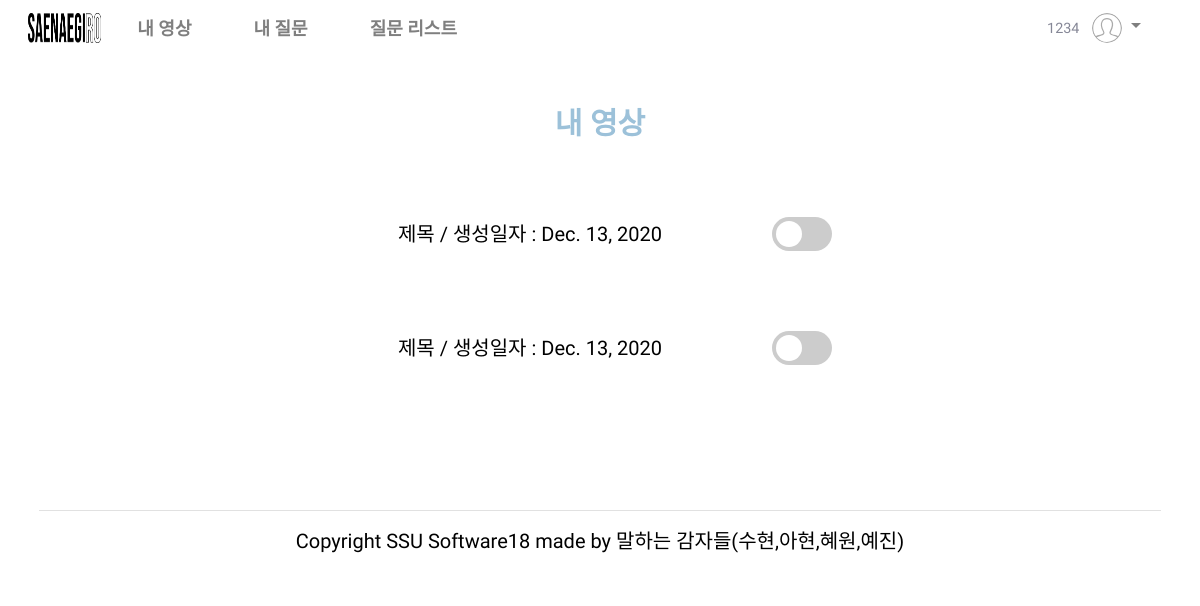
Page /website/myVideo/ (signed in) on the committed database.
### website/models.py (models this page shows, shortened)
class Report(models.Model):  # 수정필요
    id = models.AutoField(
        primary_key=True,
        unique=True,
        editable=False,
        verbose_name='pk'
    )
    title = models.CharField(max_length=100, default='제목', verbose_name='제목')
    question1 = models.CharField(max_length=50000, blank=True, null=True, verbose_name='질문1')
    question2 = models.CharField(max_length=50000, blank=True, null=True, verbose_name='질문2')
    question3 = models.CharField(max_length=50000, blank=True, null=True, verbose_name='질문3')
    video1 = models.FileField(blank=True, null=True, upload_to="videos",verbose_name='영상1')
    video2 = models.FileField(blank=True, null=True, upload_to="videos",verbose_name='영상2')
    video3 = models.FileField(blank=True, null=True, upload_to="videos",verbose_name='영상3')
    audio1 = models.FileField(blank=True, null=True, upload_to="videos",verbose_name='음성1')
    audio2 = models.FileField(blank=True, null=True, upload_to="videos",verbose_name='음성2')
    audio3 = models.FileField(blank=True, null=True, upload_to="videos",verbose_name='음성3')
    script1 = models.CharField(max_length=50000, blank=True, null=True, verbose_name='스크립트1')
    script2 = models.CharField(max_length=50000, blank=True, null=True, verbose_name='스크립트2')
    script3 = models.CharField(max_length=50000, blank=True, null=True, verbose_name='스크립트3')
    adverb1 = jsonfield.JSONField()
    adverb2 = jsonfield.JSONField()
    adverb3 = jsonfield.JSONField()
    repetition1 = jsonfield.JSONField()
    repetition2 = jsonfield.JSONField()
    repetition3 = jsonfield.JSONField()
    speed1 = models.FloatField(blank=True, null=True, verbose_name='말하기 속도1')
    speed2 = models.FloatField(blank=True, null=True, verbose_name='말하기 속도2')
    speed3 = models.FloatField(blank=True, null=True, verbose_name='말하기 속도3')
    sCorrect1 = models.CharField(max_length=10000, blank=True, null=True,  verbose_name='말하기 속도1')
    sCorrect2 = models.CharField(max_length=10000, blank=True, null=True,  verbose_name='말하기 속도2')
    sCorrect3 = models.CharField(max_length=10000, blank=True, null=True,  verbose_name='말하기 속도3')
    comment1 = models.CharField(max_length=10000, blank=True, null=True, verbose_name='댓글1')
    comment2 = models.CharField(max_length=10000, blank=True, null=True, verbose_name='댓글2')
    comment3 = models.CharField(max_length=10000, blank=True, null=True, verbose_name='댓글3')
    pub_date = models.DateField(auto_now_add=True, verbose_name='날짜')
    student = models.ForeignKey(User, on_delete=models.CASCADE)
    teacher = models.ForeignKey(Teacher,null=True, blank=True, on_delete=models.CASCADE)
    share = models.BooleanField(default=False, verbose_name='공유')

### website/views.py (the view)
# urls.py: path('myVideo/', views.myVideo, name='myVideo'),
@csrf_exempt
def myVideo(request):
    try:
        print(request.session.get('user'))
        report = Report.objects.filter(student=request.session.get('user'))
        return render(request, 'myVideo.html', {'video' : report})
    except:
        return redirect(reverse('website:studentHome'))

### website/templates/myVideo.html (shortened to what this page needs)
{% extends 'stu_template.html' %}
{% load static %}
{% block content %}
<link href="{% static 'css/myVideo.css' %}" rel="stylesheet">
<div class="myVideo-page">
    <h1>내 영상</h1>
    <div class="form">
        <div class="info">
            {% for i in video %}
            <div class="content">
                <p id="info"><a href="{% url 'website:myVideoDetail' reportID=i.id %}">{{ i.title }} / 생성일자 : {{i.pub_date}}</a>
                </p>
                {% if i.share == True %}
                <label class="switch">
                    <input type="checkbox" id="checkBoxId" report="{{i.id}}">
                    <span class="slider round"></span>
                </label>
                {% else %}
                <label class="switch">
                    <span class="sliderF round"></span>
                </label>
                {% endif %}
            </div>
            {% endfor %}
        </div>
    </div>
</div>
{% endblock %}

### website/static/css/intro.css (style rules this page uses)
html, body { height: 100%; font-family: 'Nanum Gothic', sans-serif; }
h1, h2, h3, h4, h5, h6 { margin-bottom: 10px; color: #111111; font-family: 'Nanum Gothic', sans-serif; width: 100%; }
h1 { font-weight: 800; font-size: 70px; }
p { font-size: 20px; font-family: 'Nanum Gothic', sans-serif; color: #000000; font-weight: 400; line-height: 24px; margin: 0 0 15px 0; }
a { color: #000000; text-decoration: none; }

### website/static/css/myVideo.css (style rules this page uses)
h1 { color: #9CC1D9; font-family: 'Nanum Gothic', sans-serif; padding: 50px 0 20px 0; font-size: 30px; text-align: center; }
.content { display: table; margin: 30px auto 30px auto; }
.content > p { font-family: 'Nanum Gothic', sans-serif; text-align: center; padding: 30px 200px 30px 30px; margin: 0 -40px 0 0px; font-size: 20px; float: left; }
.switch { position: relative; display: inline-block; width: 60px; height: 34px; vertical-align:middle; float: left; margin-top: 25px; margin-left: -50px; }
.sliderF { position: absolute; cursor: pointer; top: 0; left: 0; right: 0; bottom: 0; background-color: #ccc; -webkit-transition: .4s; transition: .4s; }
.sliderF:before { position: absolute; content: ""; height: 26px; width: 26px; left: 4px; bottom: 4px; background-color: white; -webkit-transition: .4s; transition: .4s; }
.sliderF.round { border-radius: 34px; }
.sliderF.round:before { border-radius: 50%; }
a { color: #000000; text-decoration: none; }

### rows in the picture
Report: title "제목", pub_date "Dec. 13, 2020"
Report: title "제목", pub_date "Dec. 13, 2020"

### other values in the picture
{{ request.session.user }} "1234"
